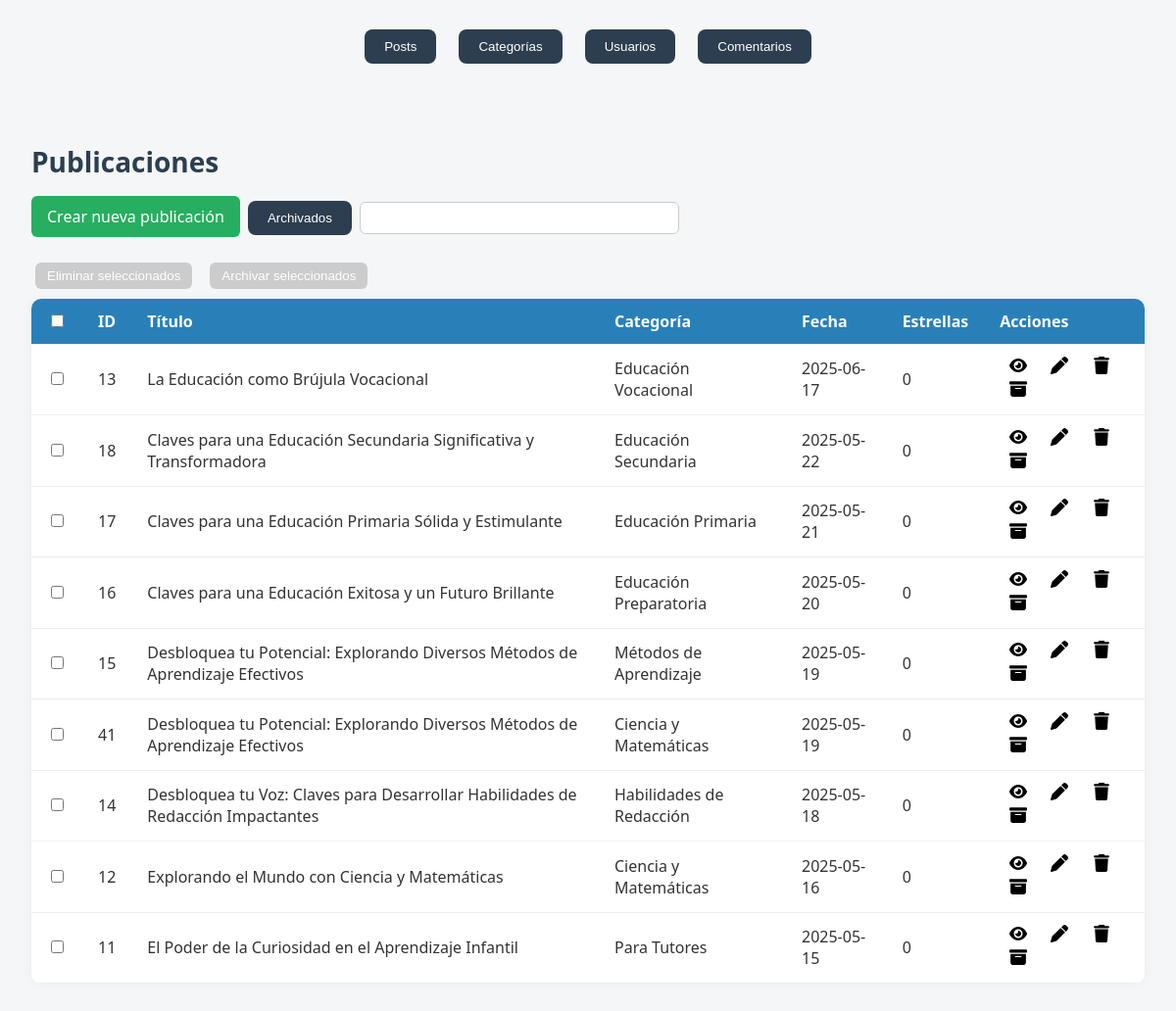
/PHP/crud.php, run on the app's committed database.
### tables this page shows
CREATE TABLE `publicaciones_2` (
  `id` int(11) NOT NULL,
  `titular` varchar(255) NOT NULL,
  `fecha` date NOT NULL,
  `descripcion_corta` varchar(255) NOT NULL,
  `contenido` text NOT NULL,
  `referencia` varchar(255) NOT NULL,
  `imagen` varchar(255) DEFAULT NULL COMMENT 'Ruta/nombre del archivo de imagen',
  `categoria` varchar(50) NOT NULL,
  `fecha_creacion` timestamp NOT NULL DEFAULT current_timestamp(),
  `total_ratings` int(11) DEFAULT 0,
  `rating_count` int(11) DEFAULT 0,
  `estado` enum('borrador','publicado','archivado') NOT NULL DEFAULT 'borrador',
  `mensaje` varchar(255) NOT NULL
);

### PHP/crud.php (the view, shortened to what this page needs)
<?php
include 'blog_db.php';
$query_posts = "SELECT * FROM publicaciones_2 ORDER BY fecha DESC";
$result_posts = mysqli_query($conn, $query_posts);
?>
<!DOCTYPE html>
<html lang="es">
<head>
    <link rel="stylesheet" href="../css/crud.css">
</head>
<body>
<div class="nav-button-container">
    <button class="nav-bar-button" role="button" data-section="posts">Posts</button>
    <button class="nav-bar-button" role="button" data-section="categorias">Categorías</button>
    <button class="nav-bar-button" role="button" data-section="usuarios">Usuarios</button>
    <button class="nav-bar-button" role="button" data-section="comentarios">Comentarios</button>
</div>
    <div class="container">
        <div id="posts" class="section-content active">
            <h1>Publicaciones</h1>
            <a class="crear-publicacion" href="blog_add.php" role="button">Crear nueva publicación</a>
            <button class="nav-bar-button" role="button" data-section="archivados">Archivados</button>
              <input type="text" class="search-bar"/>
              <div class="bulk-actions">
    <button id="bulk-delete" disabled>Eliminar seleccionados</button>
    <button id="bulk-archive" disabled>Archivar seleccionados</button>
</div>
            <table class=" table">
                <thead>
                    <tr>
                        <th><input type="checkbox" id="select-all-posts"></th>
                        <th>ID</th>
                        <th>Título</th>
                        <th>Categoría</th>
                        <th>Fecha</th>
                        <th>Estrellas</th>
                        <th>Acciones</th>
                    </tr>
                </thead>
                <tbody>
                    <?php
                     while ($row = mysqli_fetch_assoc($result_posts)) :
                    ?>
                        <tr>
                            <tr>
    <td><input type="checkbox" class="row-checkbox" data-id="<?= $row['id'] ?>"></td>
                            <td><?= htmlspecialchars($row['id']) ?></td>
                            <td><?= htmlspecialchars($row['titular']) ?></td>
                            <td><?= htmlspecialchars($row['categoria']) ?></td>
                            <td><?= htmlspecialchars($row['fecha']) ?></td>
                            <td><?= htmlspecialchars($row['rating_count']) ?></td>
                            <td>
                                <button class="view-button" data-id="<?php echo $articulo['id']; ?>">
                                    <svg xmlns="http://www.w3.org/2000/svg" viewBox="0 0 576 512">
                                        <path fill="currentcolor" d="M288 32c-80.8 0-145.5 36.8-192.6 80.6C48.6 156 17.3 208 2.5 243.7c-3.3 7.9-3.3 16.7 0 24.6C17.3 304 48.6 356 95.4 399.4C142.5 443.2 207.2 480 288 480s145.5-36.8 192.6-80.6c46.8-43.5 78.1-95.4 93-131.1c3.3-7.9 3.3-16.7 0-24.6c-14.9-35.7-46.2-87.7-93-131.1C433.5 68.8 368.8 32 288 32zM144 256a144 144 0 1 1 288 0 144 144 0 1 1 -288 0zm144-64c0 35.3-28.7 64-64 64c-7.1 0-13.9-1.2-20.3-3.3c-5.5-1.8-11.9 1.6-11.7 7.4c.3 6.9 1.3 13.8 3.2 20.7c13.7 51.2 66.4 81.6 117.6 67.9s81.6-66.4 67.9-117.6c-11.1-41.5-47.8-69.4-88.6-71.1c-5.8-.2-9.2 6.1-7.4 11.7c2.1 6.4 3.3 13.2 3.3 20.3z" />
                                     <a href="../PHP/post_completo.php?id=<?= $row['id'] ?>"></a>
                                    </svg>
                                </button>
                                <button class="edit-button" data-id="<?php echo $articulo['id']; ?>">
                                </button>
                                <button class="delete-button" data-id="<?php echo $articulo['id']; ?>">
                                </button>
                                <button class="archive-button" data-id="<?php echo $articulo['id']; ?>">
                                </button>
                            </td>
                        </tr>
                    <?php endwhile; ?>
                </tbody>
            </table>
        </div>
    </div>
</body>
</html>

### css/crud.css (style rules this page uses)
body { font-family: 'Segoe UI', Tahoma, Geneva, Verdana, sans-serif; background-color: #f4f6f8; margin: 0; padding: 0; color: #333; }
.nav-bar-button { padding: 10px 20px; background-color: #2c3e50; color: #fff; border: none; border-radius: 8px; cursor: pointer; transition: background 0.3s, transform 0.2s; }
.container { padding: 2rem; }
h1 { font-size: 28px; margin-bottom: 1rem; color: #2c3e50; }
.crear-publicacion { display: inline-block; margin-bottom: 1rem; background-color: #27ae60; color: #fff; padding: 10px 16px; border-radius: 6px; text-decoration: none; transition: background 0.3s; }
.search-bar { width: 100%; max-width: 300px; padding: 8px 12px; margin-bottom: 1rem; border: 1px solid #ccc; border-radius: 6px; }
.table { width: 100%; border-collapse: collapse; background-color: #fff; border-radius: 10px; overflow: hidden; box-shadow: 0 0 10px rgba(0, 0, 0, 0.05); }
.table thead { background-color: #2980b9; color: #fff; }
.table th, .table td { padding: 12px 16px; text-align: left; border-bottom: 1px solid #eee; }
button { border: none; background: none; cursor: pointer; margin: 0 4px; }
button svg { width: 18px; height: 18px; fill: #7f8c8d; transition: fill 0.3s, transform 0.2s; }
.nav-button-container { display: flex; justify-content: center; flex-wrap: wrap; gap: 15px; margin: 20px auto; padding: 10px; max-width: 800px; }
.bulk-actions { margin: 10px 0; display: flex; gap: 10px; }
.bulk-actions button { background-color: #007BFF; color: white; padding: 6px 12px; border: none; border-radius: 6px; cursor: pointer; transition: background-color 0.3s ease; }
.bulk-actions button:disabled { background-color: #cccccc; cursor: not-allowed; }

### PHP/crud.php (style rules this page uses)
.section-content { display: none; }
.section-content.active { display: block; }

### data on the page
publicaciones_2: id "13", titular "La Educación como Brújula Vocacional", categoria "Educación Vocacional", fecha "2025-06-17", rating_count "0"
publicaciones_2: id "18", titular "Claves para una Educación Secundaria Significativa y Transformadora", categoria "Educación Secundaria", fecha "2025-05-22", rating_count "0"
publicaciones_2: id "17", titular "Claves para una Educación Primaria Sólida y Estimulante", categoria "Educación Primaria", fecha "2025-05-21", rating_count "0"
publicaciones_2: id "16", titular "Claves para una Educación Exitosa y un Futuro Brillante", categoria "Educación Preparatoria", fecha "2025-05-20", rating_count "0"
publicaciones_2: id "15", titular "Desbloquea tu Potencial: Explorando Diversos Métodos de Aprendizaje Efectivos", categoria "Métodos de Aprendizaje", fecha "2025-05-19", rating_count "0"
publicaciones_2: id "41", titular "Desbloquea tu Potencial: Explorando Diversos Métodos de Aprendizaje Efectivos", categoria "Ciencia y Matemáticas", fecha "2025-05-19", rating_count "0"
publicaciones_2: id "14", titular "Desbloquea tu Voz: Claves para Desarrollar Habilidades de Redacción Impactantes", categoria "Habilidades de Redacción", fecha "2025-05-18", rating_count "0"
publicaciones_2: id "12", titular "Explorando el Mundo con Ciencia y Matemáticas", categoria "Ciencia y Matemáticas", fecha "2025-05-16", rating_count "0"
publicaciones_2: id "11", titular "El Poder de la Curiosidad en el Aprendizaje Infantil", categoria "Para Tutores", fecha "2025-05-15", rating_count "0"
